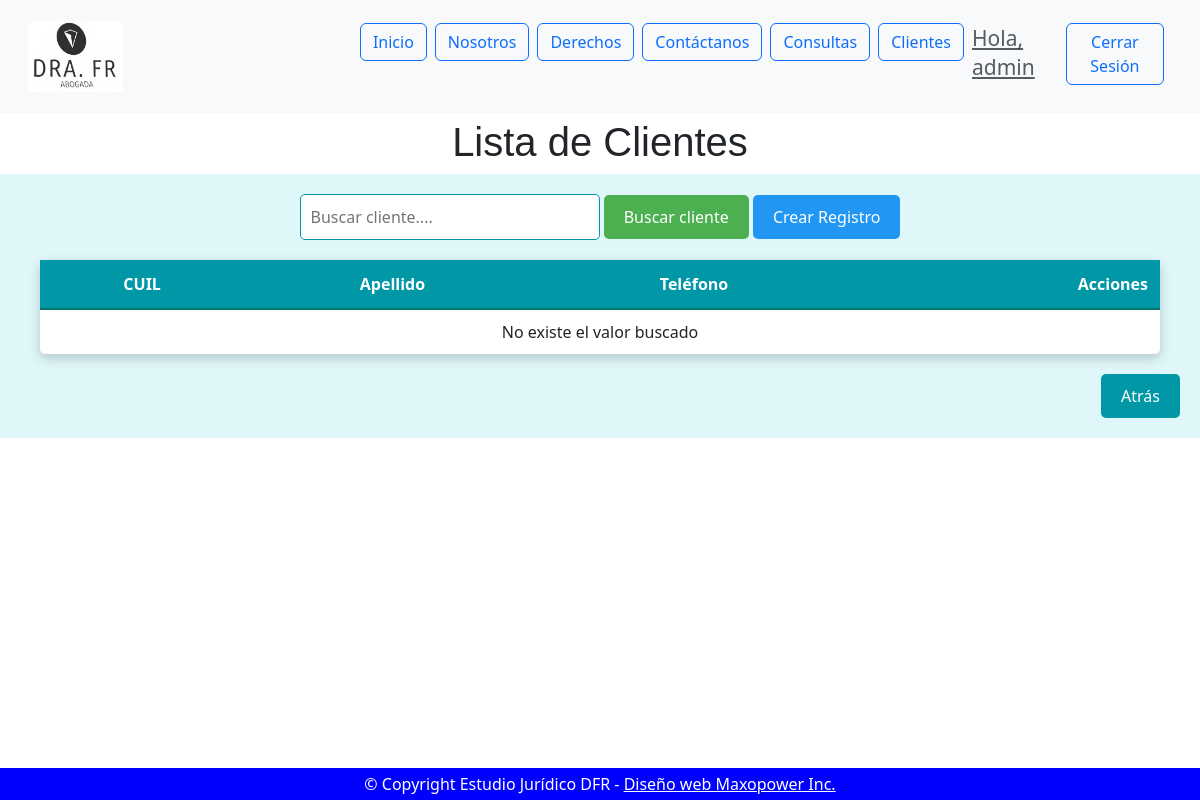
Page /clientes/clientes/list/ (signed in) on the earlier database version.
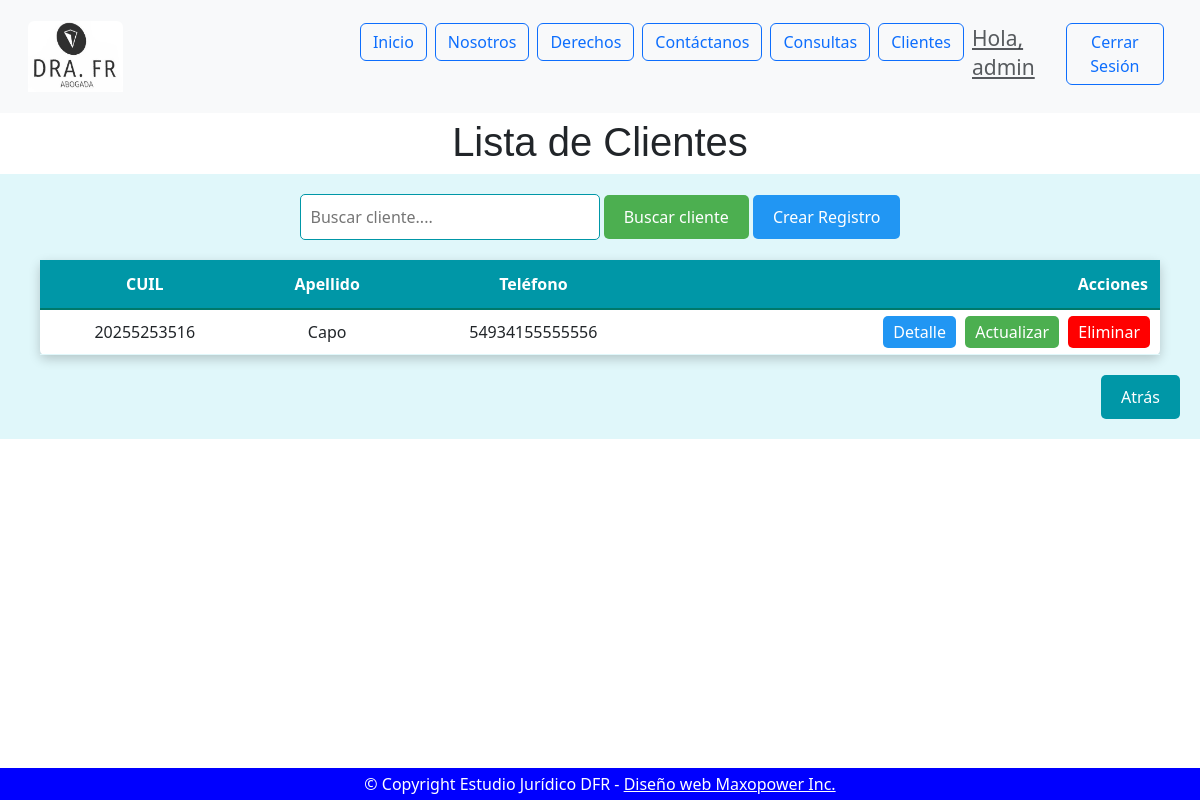
Same page on the later database version.
### clientes/models.py (models this page shows, shortened)
class Cliente(models.Model):
    class Estado(models.TextChoices):
        SELECCIONE = '', 'Seleccione'
        SOLTERO = "SOLTERO", "soltero"
        CASADO = "CASADO", "casado"
        DIVORCIADO = "DIVORCIADO", "divorciado"
        SEPARADO = "SEPARADO", "separado"
        VIUDO = "VIUDO", "viudo"
        CONCUBINO = "CONCUBINO", "concubino"
    cuil = models.IntegerField(unique=True)
    apellido = models.CharField(max_length=30)
    nombre = models.CharField(max_length=30)
    telefono = models.IntegerField()
    direccion = models.CharField(max_length=40, blank=True, null=True)
    email = models.EmailField(max_length=30)
    fecha_nacimiento = models.DateField(blank=True, null=True)
    estado_civil = models.CharField(
        max_length=20,
        choices=Estado.choices,
        default=Estado.SELECCIONE,  # Establece "Seleccione" como valor por defecto
    )
    avatar = models.ImageField(upload_to='avatares/', blank=True, null=True)
    class Meta:
        verbose_name = 'Cliente'
        verbose_name_plural = 'Clientes'

### clientes/views.py (the view)
# urls.py: path('clientes/list/', ClienteList.as_view(), name='cliente_list'),
class ClienteList(LoginRequiredMixin, ListView):
    model = Cliente

### clientes/templates/clientes/cliente_list.html
{% extends 'home/base.html' %}
{% block header %}
    <h1 style="text-align: center; font-family: Arial, sans-serif; margin-top: 5px;">
        Lista de Clientes
    </h1>
{% endblock header %}
{% block main %}
<div style="text-align: center; background-color: #e0f7fa; padding: 20px;">
    <form action="{% url 'clientes:cliente_list' %}" method="get" style="margin-bottom: 20px;">
        <input type="text" name="q" placeholder="Buscar cliente...." style="padding: 10px; width: 300px; border-radius: 5px; border: 1px solid #0097a7;">
        <button type="submit" style="padding: 10px 20px; background-color: #4CAF50; border: none; border-radius: 5px; color: white;">Buscar cliente</button>
        <button style="padding: 10px 20px; background-color: #2196F3; border: none; border-radius: 5px;">
            <a href="{% url 'clientes:cliente_create' %}" style="color: white; text-decoration: none;">Crear Registro</a>
        </button>
    </form>
    <div style="margin: 0 20px;">
        <table style="width: 100%; border-collapse: collapse; background-color: #ffffff; border-radius: 5px; box-shadow: 0 4px 12px rgba(0,0,0,0.2);">
            <thead>
                <tr style="background-color: #0097a7; color: white;">
                    <th style="padding: 12px; border-bottom: 2px solid #00796b;">CUIL</th>
                    <th style="padding: 12px; border-bottom: 2px solid #00796b;">Apellido</th>
                    <th style="padding: 12px; border-bottom: 2px solid #00796b;">Teléfono</th>
                    <th style="padding: 12px; border-bottom: 2px solid #00796b; text-align: right;">Acciones</th>
                </tr>
            </thead>
            <tbody>
                {% for object in object_list %}
                    <tr>
                        <td style="padding: 10px; border-bottom: 1px solid #e0f7fa;">{{ object.cuil }}</td>
                        <td style="padding: 10px; border-bottom: 1px solid #e0f7fa;">{{ object.apellido }}</td>
                        <td style="padding: 10px; border-bottom: 1px solid #e0f7fa;">{{ object.telefono }}</td>
                        <td style="text-align: right; padding: 10px; border-bottom: 1px solid #e0f7fa;">
                            <a href="{% url 'clientes:cliente_detail' object.id %}" style="margin-right: 5px; background-color: #2196F3; color: white; padding: 5px 10px; border-radius: 5px; text-decoration: none;">Detalle</a>
                            <a href="{% url 'clientes:cliente_update' object.id %}" style="margin-right: 5px; background-color: #4CAF50; color: white; padding: 5px 10px; border-radius: 5px; text-decoration: none;">Actualizar</a>
                            <a href="{% url 'clientes:cliente_delete' object.id %}" style="background-color: red; color: white; padding: 5px 10px; border-radius: 5px; text-decoration: none;">Eliminar</a>
                        </td>
                    </tr>
                {% empty %}
                    <tr>
                        <td colspan="4" style="text-align: center; padding: 10px;">No existe el valor buscado</td>
                    </tr>
                {% endfor %}
            </tbody>
        </table>
    </div>
    <div style="margin-top: 20px; text-align: right;">
        <button style="padding: 10px 20px; background-color: #0097a7; border: none; border-radius: 5px;">
            <a href="{% url 'clientes:cliente_list' %}" style="color: white; text-decoration: none;">Atrás</a>
        </button>
    </div>
</div>
{% endblock main %}

Differences in the rows shown:
added Cliente: cuil "20255253516", apellido "Capo", telefono "54934155555556"
Other differences:
text no longer shown: "No existe el valor buscado"
